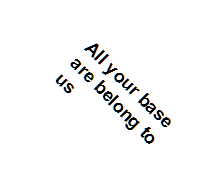
#> input picture skew correction/rotated_image.png, 219 x 181 px, found by its file name
$ python skew_correction.py
#> lines starting #> are read from the running program, lines starting #| are printed output that depends on the picture; after the words box and inside, x2 and y2 are one past the last pixel; in counts of white or black regions, pixels touching at a corner belong together
import cv2
import numpy as np
import pytesseract

img=cv2.imread('/home/saujanya/OCR/practice/final/skew correction/rotated_image.png')
#> img is the input picture: shape (181, 219, 3); mean B, G, R 247.3, 247.3, 247.2
gray=cv2.cvtColor(img,cv2.COLOR_BGR2GRAY)
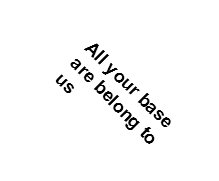
#> gray: shape (181, 219); min 0, max 255, mean 247.3
gray=np.bitwise_not(gray)
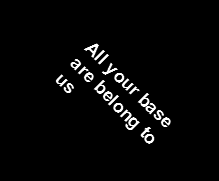
#> gray: shape (181, 219); min 0, max 255, mean 7.7
(T,thresh)=cv2.threshold(gray,200,255,cv2.THRESH_BINARY)
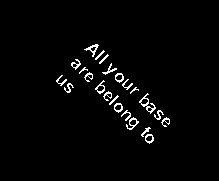
#> thresh: shape (181, 219); 2.4% white in thin lines or dots, all inside (x1, y1, x2, y2) = (56, 44, 170, 144)
cv2.imshow('After thresholding',thresh)

cord=np.column_stack(np.where(thresh>0))
#> cord = 935 pairs, first value 44 to 143, second value 56 to 169
angle=cv2.minAreaRect(cord)[-1]
#> angle = -44.42
if angle < -45:
    angle=-(angle+90)
else:
    angle=-angle
#> angle = 44.42

(h,w)=img.shape[:2]
#> h = 181; w = 219
center=(w//2 , h//2)
#> center = (109, 90)
M=cv2.getRotationMatrix2D(center,angle,1.0)
#> M = [[0.714, 0.7, -31.84], [-0.7, 0.714, 102]]
rotated=cv2.warpAffine(thresh,M,(w,h),flags=cv2.INTER_CUBIC,borderMode=cv2.BORDER_REPLICATE)
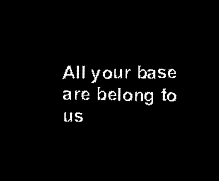
#> rotated: shape (181, 219); min 0, max 255, mean 6.2
cv2.imshow('Rotated',rotated)
cv2.imshow('Original',img)

cv2.waitKey(0)
cv2.destroyAllWindows()
